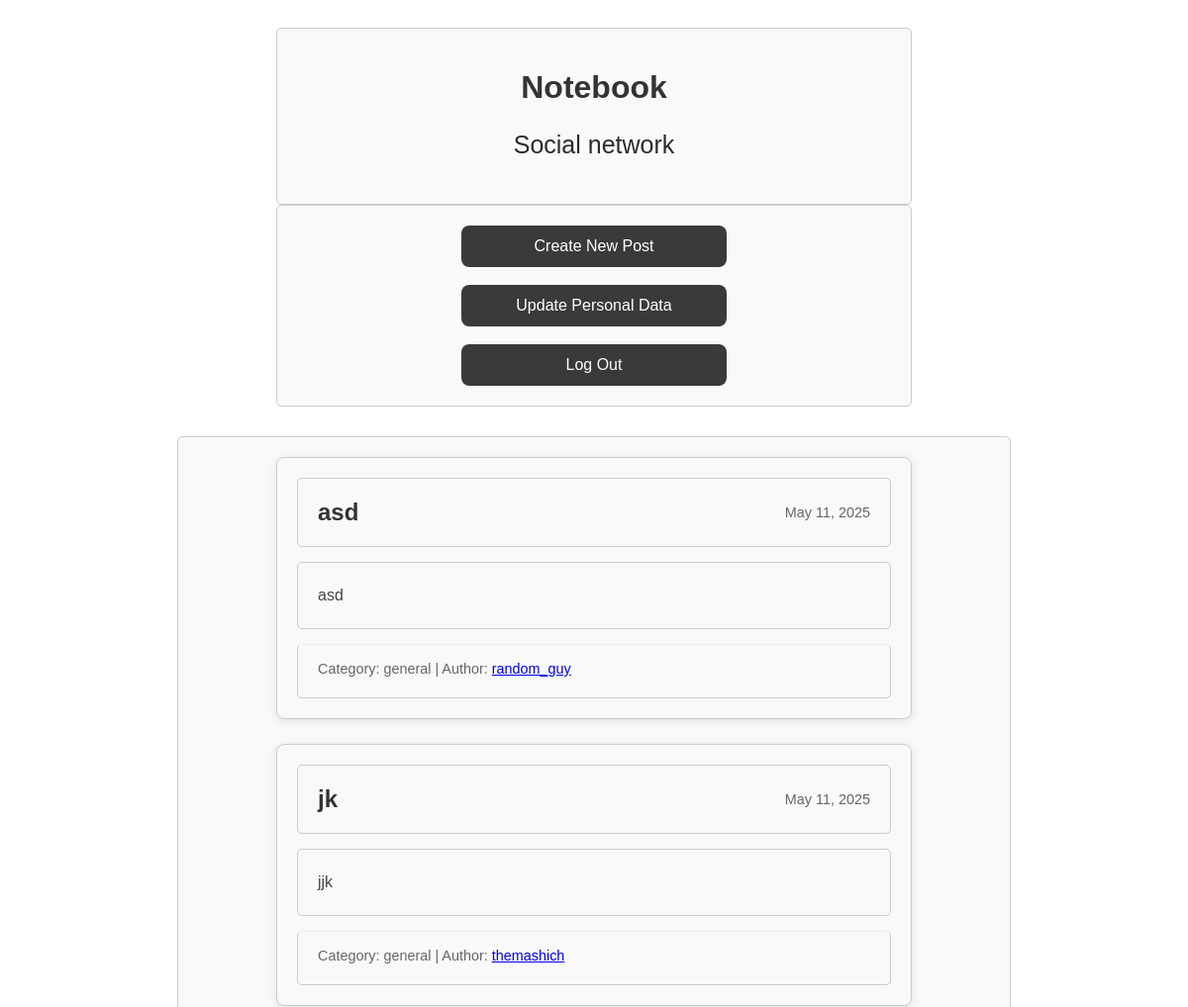
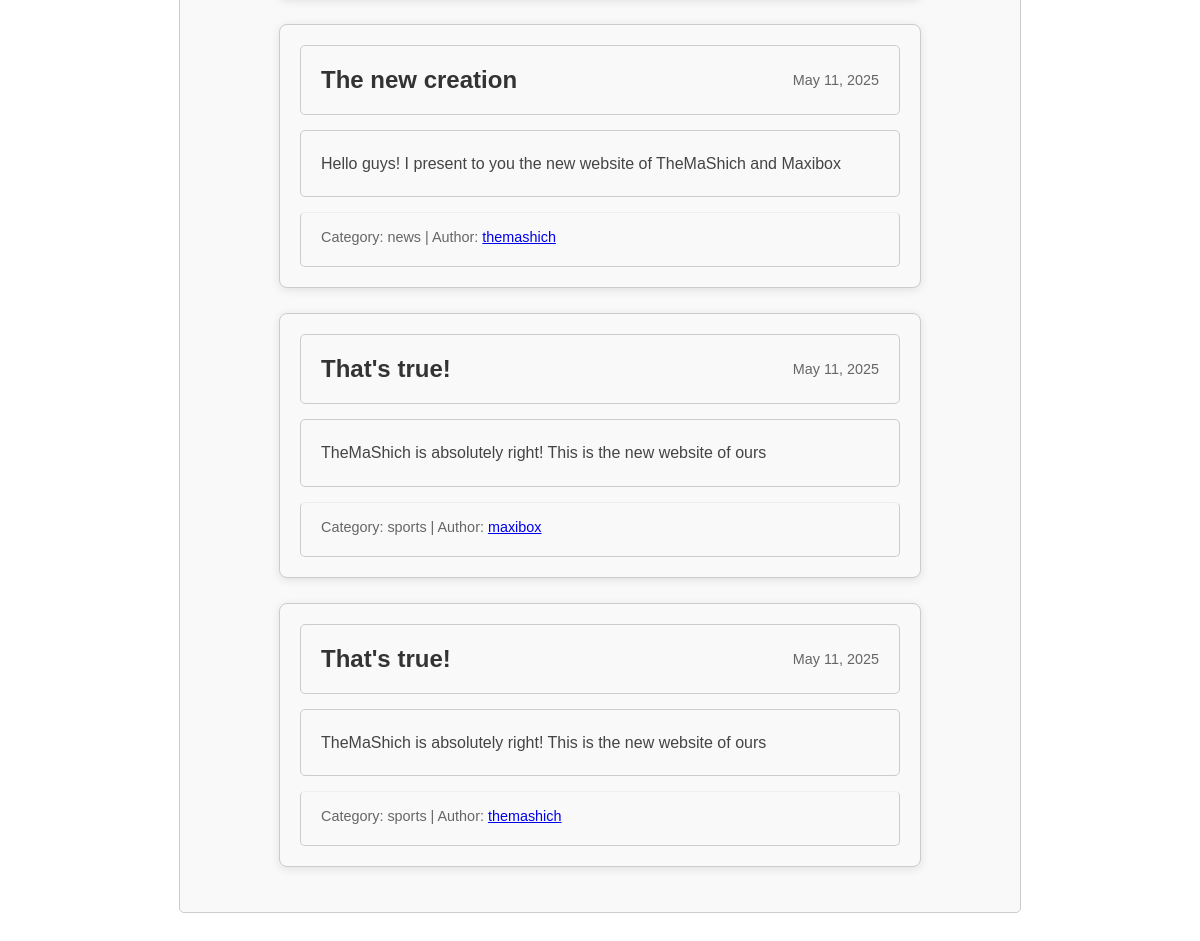
The app's page /feed with its own data (2 pictures, top to bottom).
### tables this page shows
CREATE TABLE posts (id INTEGER UNIQUE, title TEXT, content TEXT, category TEXT, creation_date TEXT, author_id INTEGER);

CREATE TABLE users (id INTEGER UNIQUE, username TEXT UNIQUE, password TEXT, name TEXT, surname TEXT, birth_date TEXT, about TEXT, mode TEXT);

### main.py (the view)
@app.route("/feed", methods=['GET', 'POST'])
def feed():
    mode = 'day'
    if current_user.is_authenticated:
        cur.execute(f"SELECT mode FROM users WHERE id = {current_user.id}")
        mode = cur.fetchone()[0]
    res = cur.execute("""Select * from posts""").fetchall()
    posts = []
    for i in range(len(res)):
        posts.append(Post(
            id = res[i][0],
            title = res[i][1],
            content = res[i][2],
            category = res[i][3],
            creation_date = string_to_date(res[i][4]),
            author = cur.execute(f"Select username from users Where id = ({res[i][5]})").fetchall()[0][0]
        ))
    return render_template(
        'feed.html',
        mode=mode,
        posts=posts
    )

### main.py (called while the page is built)
def string_to_date(string):
    year, month, day = map(int, string.split('-'))
    return date(year, month, day)

### templates/feed.html (shortened to what this page needs)
<!DOCTYPE html>
<html lang="en">
<head>
    {% if mode == "day" %}
        <link rel="stylesheet" href="static/css/day.css">
    {% elif mode == "night" %}
        <link rel="stylesheet" href="static/css/night.css">
    {% endif %}
</head>
<body>
    <div>
        <h1>Notebook</h1>
        <p>Social network</p>
    </div>
    <div>
        <a class="action-button" href="/create_post">Create New Post</a>
        <br/>
        <a class="action-button" href="/edit_profile">Update Personal Data</a>
        <br/>
        <a class="action-button" href="/logout">Log Out</a>
    </div>
    <div class="posts-container">
        {% for post in posts %}
        <div class="post-card">
            <div class="post-header">
                <h2 class="post-title">{{ post.title }}</h2>
                <span class="post-meta">
                    {{ post.creation_date.strftime('%B %d, %Y') }}
                </span>
            </div>
            <div class="post-content">
                {{ post.content }}
            </div>
            <div class="post-footer">
                <span class="post-meta">
                     Category: {{ post.category }} |
                    Author: <a class="user-link" href="/user/{{ post.author }}">{{ post.author }}</a>
                </span>
            </div>
        </div>
        {% endfor %}
    </div>
</body>
</html>

### static/css/day.css (style rules this page uses)
body { background-color: #ffffff; color: #000000; font-family: Arial, sans-serif; padding: 20px; }
div { border: 1px solid #cccccc; border-radius: 5px; padding: 20px; background-color: #f9f9f9; max-width: 600px; margin: auto; }
h1 { text-align: center; color: #333333; }
p { color: #2B2B2B; text-align: center; font-size: 25px; }
.action-button { margin: auto; display: block; padding: 12px 24px; background-color: #3a3a3a; color: white; text-decoration: none; font-size: 16px; border-radius: 8px; transition: background-color 0.3s ease, transform 0.2s ease; width: 220px; text-align: center; }
.posts-container { margin-top: 30px; max-width: 800px; margin-left: auto; margin-right: auto; }
.post-card { border-radius: 8px; padding: 20px; margin-bottom: 25px; box-shadow: 0 2px 10px rgba(0,0,0,0.1); }
.post-header { display: flex; justify-content: space-between; align-items: center; margin-bottom: 15px; }
.post-title { font-size: 1.5em; margin: 0; color: #333; }
.post-meta { color: #666; font-size: 0.9em; }
.post-content { margin: 15px 0; line-height: 1.6; color: #444; }
.post-footer { margin-top: 15px; border-top: 1px solid #eee; padding-top: 15px; }

### records on screen
posts: title "asd", content "asd", category "general"
users: author "random_guy"
posts: title "jk", content "jjk", category "general"
users: author "themashich" "themashich" "themashich"
posts: title "The new creation", content "Hello guys! I present to you the new website of TheMaShich and Maxibox", category "news"
posts: title "That's true!", content "TheMaShich is absolutely right! This is the new website of ours", category "sports"
users: author "maxibox"
posts: title "That's true!", content "TheMaShich is absolutely right! This is the new website of ours", category "sports"

### other values on screen
{{ post.creation_date.strftime('%B %d, %Y') }} "May 11, 2025" "May 11, 2025" "May 11, 2025" "May 11, 2025" "May 11, 2025"
